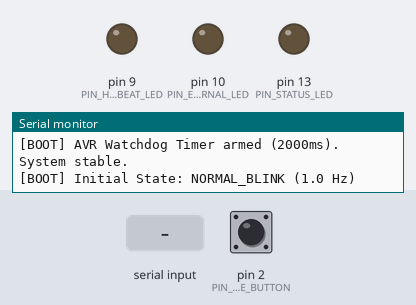
Recording of a sketch running on a simulated Arduino Uno, built with avr-gcc and run on an emulated ATmega328P. On the bench: output pins drawn as LEDs (lit = HIGH), the last lines printed to the serial monitor. Dashed ring = blinking. The test bench sets the inputs (shaded band); at power-on: pin 2 (PIN_MODE_BUTTON) HIGH. The board resets itself during the run and starts again.

Above: at 1.2 s.
1.3 s: pin 2 (PIN_MODE_BUTTON) pulled LOW for 0.15 s
At 1.6 s:
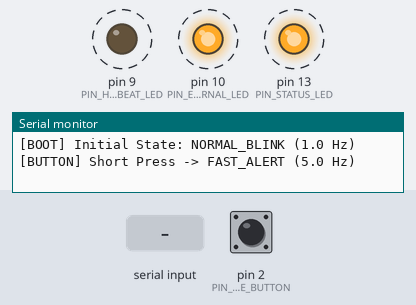
4.4 s: "m" received over Serial
7.4 s: "M" received over Serial
At 7.9 s:
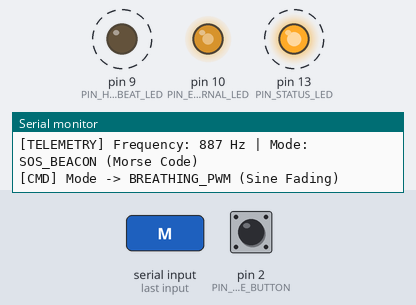
10.4 s: "w" received over Serial
At 13.19 s:
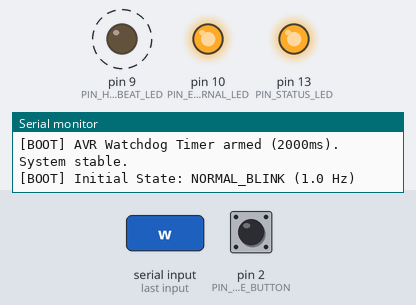
13.4 s: pin 2 (PIN_MODE_BUTTON) pulled LOW for 3.2 s
18.1 s: pin 2 (PIN_MODE_BUTTON) pulled LOW for 1 s
Timing chart, 0 to 22.1 s (numbered marks = the images above; inputs shaded):
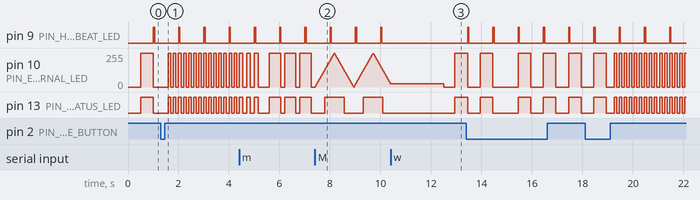

The sketch:

PM_IA_2_LED_Controller.ino
```cpp
/**
 * @file PM_IA_2_LED_Controller.ino
 * @brief Complete Standalone Arduino Sketch for PM-IA Activity 2
 * @project Smart Multi-Mode LED Embedded Controller
 * @author Aryan Kumar (https://github.com/Aryankr0711)
 * @repo https://github.com/Aryankr0711/PM-IA-2-3.git
 */

#include "config.h"
#include "button_handler.h"
#include "led_controller.h"
#include <avr/wdt.h>

ButtonHandler modeButton(PIN_MODE_BUTTON, BUTTON_DEBOUNCE_DELAY_MS);
LEDController ledEngine(PIN_STATUS_LED, PIN_EXTERNAL_LED, PIN_HEARTBEAT_LED);

unsigned long loopCounter = 0;
unsigned long lastTelemetryTime = 0;
const unsigned long TELEMETRY_INTERVAL_MS = 2000;

const char* getStateName(SystemState state) {
    switch (state) {
        case STATE_NORMAL_BLINK:   return "NORMAL_BLINK (1.0 Hz)";
        case STATE_FAST_ALERT:     return "FAST_ALERT (5.0 Hz)";
        case STATE_SOS_BEACON:     return "SOS_BEACON (Morse Code)";
        case STATE_BREATHING_PWM:  return "BREATHING_PWM (Sine Fading)";
        default:                   return "UNKNOWN_STATE";
    }
}

void printSystemBanner() {
    Serial.println(F("\n======================================================="));
    Serial.println(F("  SMART FAULT-TOLERANT EMBEDDED LED CONTROLLER         "));
    Serial.println(F("  Project Management Activity 2 - QA & Git Workflow    "));
    Serial.println(F("  Author: Aryan Kumar | Repo: Aryankr0711/PM-IA-2-3    "));
    Serial.println(F("======================================================="));
    Serial.println(F("[INFO] Architecture: Non-Blocking FSM Engine"));
    Serial.println(F("[INFO] Watchdog Timer: Enabled (Timeout: 2000 ms)"));
    Serial.println(F("[INFO] Debounce Filter: 50 ms Active-Low"));
    Serial.println(F("[INFO] GPIO Pinout:"));
    Serial.println(F("       - Status LED:     Pin 13 (Built-in)"));
    Serial.println(F("       - External LED:   Pin 10 (PWM via 220R)"));
    Serial.println(F("       - Mode Button:    Pin 2  (Internal Pull-up)"));
    Serial.println(F("       - Heartbeat LED:  Pin 9  (PWM Pulse)"));
    Serial.println(F("-------------------------------------------------------"));
}

void setup() {
    Serial.begin(SERIAL_BAUD_RATE);
    while (!Serial && millis() < 1000);

    printSystemBanner();
    modeButton.begin();
    ledEngine.begin();

    wdt_enable(WDTO_2S);
    Serial.println(F("[BOOT] AVR Watchdog Timer armed (2000ms). System stable."));
    Serial.print(F("[BOOT] Initial State: "));
    Serial.println(getStateName(ledEngine.getState()));
}

void loop() {
    wdt_reset();

    ButtonEvent btnEvent = modeButton.update();
    if (btnEvent == EVENT_SHORT_PRESS) {
        ledEngine.nextState();
        Serial.print(F("[BUTTON] Short Press -> "));
        Serial.println(getStateName(ledEngine.getState()));
    } else if (btnEvent == EVENT_LONG_PRESS) {
        ledEngine.setState(STATE_NORMAL_BLINK);
        Serial.println(F("[BUTTON] Long Press -> Reset to STATE_NORMAL_BLINK"));
    }

    if (Serial.available() > 0) {
        char cmd = Serial.read();
        if (cmd == 'm' || cmd == 'M') {
            ledEngine.nextState();
            Serial.print(F("[CMD] Mode -> "));
            Serial.println(getStateName(ledEngine.getState()));
        } else if (cmd == 'r' || cmd == 'R') {
            ledEngine.setState(STATE_NORMAL_BLINK);
            Serial.println(F("[CMD] Reset"));
        } else if (cmd == 'w' || cmd == 'W') {
            Serial.println(F("[TEST] Simulating lockup for Watchdog test..."));
            while (true) {}
        }
    }

    ledEngine.update();

    loopCounter++;
    unsigned long currentMillis = millis();
    if (currentMillis - lastTelemetryTime >= TELEMETRY_INTERVAL_MS) {
        float loopsPerSec = (float)loopCounter / ((currentMillis - lastTelemetryTime) / 1000.0f);
        Serial.print(F("[TELEMETRY] Frequency: "));
        Serial.print(loopsPerSec, 0);
        Serial.print(F(" Hz | Mode: "));
        Serial.println(getStateName(ledEngine.getState()));

        loopCounter = 0;
        lastTelemetryTime = currentMillis;
    }
}
```

button_handler.cpp
```cpp
/**
 * @file button_handler.cpp
 * @brief Implementation of non-blocking button state machine and debouncing.
 */

#include "button_handler.h"

ButtonHandler::ButtonHandler(uint8_t pin, uint16_t debounceMs)
    : _pin(pin),
      _debounceMs(debounceMs),
      _lastStableState(HIGH),
      _lastReading(HIGH),
      _lastDebounceTime(0),
      _pressStartTime(0),
      _isPressed(false),
      _longPressEmitted(false) {}

void ButtonHandler::begin() {
    // Enable internal pull-up resistor to prevent floating input (addresses QA Issue #2)
    pinMode(_pin, INPUT_PULLUP);
    _lastStableState = digitalRead(_pin);
    _lastReading = _lastStableState;
}

ButtonEvent ButtonHandler::update() {
    int reading = digitalRead(_pin);
    ButtonEvent event = EVENT_NONE;
    unsigned long currentMillis = millis();

    // Check if mechanical bounce or pin transition occurred
    if (reading != _lastReading) {
        _lastDebounceTime = currentMillis;
    }

    // Verify if reading has persisted longer than debounce threshold
    if ((currentMillis - _lastDebounceTime) > _debounceMs) {
        if (reading != _lastStableState) {
            _lastStableState = reading;

            // Active-LOW logic with INPUT_PULLUP
            if (_lastStableState == LOW) {
                _isPressed = true;
                _pressStartTime = currentMillis;
                _longPressEmitted = false;
            } else {
                // Button released
                if (_isPressed && !_longPressEmitted) {
                    event = EVENT_SHORT_PRESS;
                }
                _isPressed = false;
            }
        }
    }

    // Check for continuous hold long press
    if (_isPressed && !_longPressEmitted) {
        if ((currentMillis - _pressStartTime) >= BUTTON_LONG_PRESS_MS) {
            event = EVENT_LONG_PRESS;
            _longPressEmitted = true;
        }
    }

    _lastReading = reading;
    return event;
}
```

button_handler.h
```cpp
/**
 * @file button_handler.h
 * @brief Non-blocking pushbutton input handler with edge-triggered debouncing.
 * @project Smart Multi-Mode LED Controller (Embedded QA Case Study)
 * @author Aryan Kumar (https://github.com/Aryankr0711)
 */

#ifndef BUTTON_HANDLER_H
#define BUTTON_HANDLER_H

#include "config.h"

enum ButtonEvent {
    EVENT_NONE,
    EVENT_SHORT_PRESS,
    EVENT_LONG_PRESS
};

class ButtonHandler {
public:
    ButtonHandler(uint8_t pin, uint16_t debounceMs = BUTTON_DEBOUNCE_DELAY_MS);
    void begin();
    ButtonEvent update();

private:
    uint8_t _pin;
    uint16_t _debounceMs;
    int _lastStableState;
    int _lastReading;
    unsigned long _lastDebounceTime;
    unsigned long _pressStartTime;
    bool _isPressed;
    bool _longPressEmitted;
};

#endif // BUTTON_HANDLER_H
```

led_controller.cpp
```cpp
/**
 * @file led_controller.cpp
 * @brief Implementation of non-blocking LED pattern generator and state machine.
 */

#include "led_controller.h"

// SOS Morse code element timing: dot = 150ms, dash = 450ms, intra-element gap = 150ms
// Sequence: S ( . . . ) -> gap -> O ( - - - ) -> gap -> S ( . . . ) -> word pause
struct SOSElement {
    bool state;         // HIGH for ON, LOW for OFF
    uint16_t duration;  // milliseconds
};

static const SOSElement SOS_PATTERN[] = {
    // S: . . .
    {HIGH, 150}, {LOW, 150},
    {HIGH, 150}, {LOW, 150},
    {HIGH, 150}, {LOW, 450}, // Letter gap
    // O: - - -
    {HIGH, 450}, {LOW, 150},
    {HIGH, 450}, {LOW, 150},
    {HIGH, 450}, {LOW, 450}, // Letter gap
    // S: . . .
    {HIGH, 150}, {LOW, 150},
    {HIGH, 150}, {LOW, 150},
    {HIGH, 150}, {LOW, 1200} // End of message word pause
};
static const uint8_t SOS_STEP_COUNT = sizeof(SOS_PATTERN) / sizeof(SOS_PATTERN[0]);

LEDController::LEDController(uint8_t statusPin, uint8_t externalPin, uint8_t heartbeatPin)
    : _statusPin(statusPin),
      _externalPin(externalPin),
      _heartbeatPin(heartbeatPin),
      _currentState(STATE_NORMAL_BLINK),
      _lastToggleTime(0),
      _lastHeartbeatTime(0),
      _statusLedState(LOW),
      _heartbeatLedState(LOW),
      _sosStep(0),
      _sosStepStartTime(0),
      _brightness(0),
      _fadeAmount(5),
      _lastFadeTime(0) {}

void LEDController::begin() {
    pinMode(_statusPin, OUTPUT);
    pinMode(_externalPin, OUTPUT);
    pinMode(_heartbeatPin, OUTPUT);

    digitalWrite(_statusPin, LOW);
    digitalWrite(_externalPin, LOW);
    digitalWrite(_heartbeatPin, LOW);
}

void LEDController::setState(SystemState newState) {
    if (newState >= STATE_COUNT) {
        newState = STATE_NORMAL_BLINK;
    }
    _currentState = newState;

    // Reset state-dependent timers and states
    _lastToggleTime = millis();
    _statusLedState = LOW;
    _sosStep = 0;
    _sosStepStartTime = millis();
    _brightness = 0;
    _fadeAmount = 5;

    // Ensure external PWM LED is turned off upon state change
    analogWrite(_externalPin, 0);
    digitalWrite(_statusPin, LOW);
}

SystemState LEDController::getState() const {
    return _currentState;
}

void LEDController::nextState() {
    SystemState next = static_cast<SystemState>((_currentState + 1) % STATE_COUNT);
    setState(next);
}

void LEDController::update() {
    unsigned long currentMillis = millis();

    // Constant background heartbeat execution
    updateHeartbeat(currentMillis);

    // Operational mode dispatch
    switch (_currentState) {
        case STATE_NORMAL_BLINK:
            updateNormalBlink(currentMillis);
            break;
        case STATE_FAST_ALERT:
            updateFastAlert(currentMillis);
            break;
        case STATE_SOS_BEACON:
            updateSOS(currentMillis);
            break;
        case STATE_BREATHING_PWM:
            updateBreathing(currentMillis);
            break;
        default:
            setState(STATE_NORMAL_BLINK);
            break;
    }
}

void LEDController::updateNormalBlink(unsigned long currentMillis) {
    // 1.0 Hz square wave: 500ms ON, 500ms OFF
    const unsigned long interval = 500;
    if (currentMillis - _lastToggleTime >= interval) {
        _lastToggleTime = currentMillis;
        _statusLedState = !_statusLedState;
        digitalWrite(_statusPin, _statusLedState);
        digitalWrite(_externalPin, _statusLedState);
    }
}

void LEDController::updateFastAlert(unsigned long currentMillis) {
    // 5.0 Hz alert: 100ms ON, 100ms OFF
    const unsigned long interval = 100;
    if (currentMillis - _lastToggleTime >= interval) {
        _lastToggleTime = currentMillis;
        _statusLedState = !_statusLedState;
        digitalWrite(_statusPin, _statusLedState);
        digitalWrite(_externalPin, _statusLedState);
    }
}

void LEDController::updateSOS(unsigned long currentMillis) {
    const SOSElement& currentElem = SOS_PATTERN[_sosStep];

    digitalWrite(_statusPin, currentElem.state);
    digitalWrite(_externalPin, currentElem.state);

    if (currentMillis - _sosStepStartTime >= currentElem.duration) {
        _sosStepStartTime = currentMillis;
        _sosStep = (_sosStep + 1) % SOS_STEP_COUNT;
    }
}

void LEDController::updateBreathing(unsigned long currentMillis) {
    // PWM fading interval: step every 15ms for smooth 60fps-like transition
    const unsigned long fadeInterval = 15;
    if (currentMillis - _lastFadeTime >= fadeInterval) {
        _lastFadeTime = currentMillis;

        analogWrite(_externalPin, _brightness);
        // Also drive status LED digitally past mid-threshold
        digitalWrite(_statusPin, _brightness > 127 ? HIGH : LOW);

        _brightness += _fadeAmount;
        if (_brightness <= 0 || _brightness >= 255) {
            _fadeAmount = -_fadeAmount;
        }
    }
}

void LEDController::updateHeartbeat(unsigned long currentMillis) {
    // Short 50ms blip every 1000ms to signify healthy loop execution
    if (_heartbeatLedState) {
        if (currentMillis - _lastHeartbeatTime >= 50) {
            _heartbeatLedState = false;
            digitalWrite(_heartbeatPin, LOW);
        }
    } else {
        if (currentMillis - _lastHeartbeatTime >= HEARTBEAT_PULSE_MS) {
            _lastHeartbeatTime = currentMillis;
            _heartbeatLedState = true;
            digitalWrite(_heartbeatPin, HIGH);
        }
    }
}
```

led_controller.h
```cpp
/**
 * @file led_controller.h
 * @brief Non-blocking FSM-based LED pattern sequencer.
 * @project Smart Multi-Mode LED Controller (Embedded QA Case Study)
 * @author Aryan Kumar (https://github.com/Aryankr0711)
 */

#ifndef LED_CONTROLLER_H
#define LED_CONTROLLER_H

#include "config.h"

class LEDController {
public:
    LEDController(uint8_t statusPin, uint8_t externalPin, uint8_t heartbeatPin);
    void begin();
    void setState(SystemState newState);
    SystemState getState() const;
    void nextState();
    void update();

private:
    uint8_t _statusPin;
    uint8_t _externalPin;
    uint8_t _heartbeatPin;
    SystemState _currentState;

    // Timing tracking variables
    unsigned long _lastToggleTime;
    unsigned long _lastHeartbeatTime;
    bool _statusLedState;
    bool _heartbeatLedState;

    // S.O.S. pattern sequencer variables
    uint8_t _sosStep;
    unsigned long _sosStepStartTime;

    // Breathing PWM variables
    int _brightness;
    int _fadeAmount;
    unsigned long _lastFadeTime;

    void updateNormalBlink(unsigned long currentMillis);
    void updateFastAlert(unsigned long currentMillis);
    void updateSOS(unsigned long currentMillis);
    void updateBreathing(unsigned long currentMillis);
    void updateHeartbeat(unsigned long currentMillis);
};

#endif // LED_CONTROLLER_H
```

config.h
```cpp
/**
 * @file config.h
 * @brief Hardware pin mapping, safety constants, and timing configurations.
 * @project Smart Multi-Mode LED Controller (Embedded QA Case Study)
 * @author Aryan Kumar (https://github.com/Aryankr0711)
 */

#ifndef CONFIG_H
#define CONFIG_H

#include <Arduino.h>

// ============================================================================
// HARDWARE PIN DEFINITIONS
// ============================================================================
#define PIN_STATUS_LED          13      ///< Onboard status LED
#define PIN_EXTERNAL_LED        10      ///< External High-Brightness LED (PWM-capable)
#define PIN_MODE_BUTTON          2      ///< Mode toggle pushbutton (INT0 capable)
#define PIN_HEARTBEAT_LED        9      ///< Secondary diagnostic heartbeat LED (PWM)

// ============================================================================
// ELECTRICAL & SAFETY LIMITS (ATmega328P Specifications)
// ============================================================================
#define MAX_GPIO_CURRENT_MA     20      ///< Recommended continuous current limit per pin (safe margin below 40mA absolute max)
#define LED_SERIES_RESISTOR_OHM 220     ///< Measured current-limiting resistor value for 5V Vcc & 2.0V Vf LED

// ============================================================================
// TIMING CONSTANTS (Milliseconds)
// ============================================================================
#define BUTTON_DEBOUNCE_DELAY_MS 50     ///< Software debounce settling window
#define BUTTON_LONG_PRESS_MS    1500    ///< Duration threshold for long-press event
#define HEARTBEAT_PULSE_MS      1000    ///< Diagnostic alive-beacon cycle
#define SERIAL_BAUD_RATE        115200  ///< High-speed serial diagnostics

// ============================================================================
// OPERATIONAL MODES (FINITE STATE MACHINE)
// ============================================================================
enum SystemState {
    STATE_NORMAL_BLINK,     ///< 1.0 Hz square wave (500ms ON / 500ms OFF)
    STATE_FAST_ALERT,       ///< 5.0 Hz rapid warning blink (100ms ON / 100ms OFF)
    STATE_SOS_BEACON,       ///< International Morse Code S.O.S. optical beacon
    STATE_BREATHING_PWM,    ///< Smooth sinusoidal brightness modulation
    STATE_COUNT             ///< Total count of operational states
};

#endif // CONFIG_H
```

Measured:
- after the input at 1.3 s, pin 10 (PIN_EXTERNAL_LED): alternates 255/255 for 0.10 s and 0/255 for 0.10 s, starting after 0.30 s; pin 13 (PIN_STATUS_LED): alternates HIGH for 0.10 s and LOW for 0.10 s, starting after 0.30 s
- after the input at 10.4 s, pin 9 (PIN_HEARTBEAT_LED): stops changing and stays LOW
- by itself, pin 9 (PIN_HEARTBEAT_LED): alternates HIGH for 0.05 s and LOW for 0.95 s
